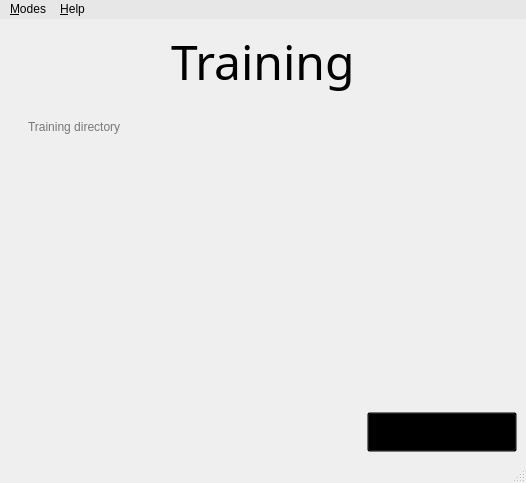
<?xml version="1.0" encoding="UTF-8"?>
<ui version="4.0">
 <class>MainWindow</class>
 <widget class="QMainWindow" name="MainWindow">
  <property name="windowModality">
   <enum>Qt::NonModal</enum>
  </property>
  <property name="enabled">
   <bool>true</bool>
  </property>
  <property name="geometry">
   <rect>
    <x>0</x>
    <y>0</y>
    <width>526</width>
    <height>483</height>
   </rect>
  </property>
  <property name="windowTitle">
   <string>Face Recognition</string>
  </property>
  <property name="windowIcon">
   <iconset resource="guiResource.qrc">
    <normaloff>:/Icon/icon.ico</normaloff>:/Icon/icon.ico</iconset>
  </property>
  <property name="windowOpacity">
   <double>1.000000000000000</double>
  </property>
  <property name="toolTipDuration">
   <number>0</number>
  </property>
  <property name="styleSheet">
   <string notr="true">QStatusBar#statusBar
{
	border-image: url(:/Background/background.jpg);
}</string>
  </property>
  <property name="iconSize">
   <size>
    <width>20</width>
    <height>20</height>
   </size>
  </property>
  <property name="animated">
   <bool>true</bool>
  </property>
  <property name="tabShape">
   <enum>QTabWidget::Rounded</enum>
  </property>
  <widget class="QWidget" name="centralWidget">
   <property name="enabled">
    <bool>true</bool>
   </property>
   <property name="styleSheet">
    <string notr="true">QWidget#centralWidget
{
	border-image: url(:/Background/background.jpg);
}</string>
   </property>
   <layout class="QGridLayout" name="gridLayout_4">
    <property name="leftMargin">
     <number>0</number>
    </property>
    <property name="topMargin">
     <number>0</number>
    </property>
    <property name="rightMargin">
     <number>0</number>
    </property>
    <property name="bottomMargin">
     <number>0</number>
    </property>
    <item row="0" column="0">
     <layout class="QGridLayout" name="gridLayout_3">
      <property name="spacing">
       <number>0</number>
      </property>
      <item row="0" column="0">
       <widget class="QStackedWidget" name="stackedWidget">
        <property name="minimumSize">
         <size>
          <width>0</width>
          <height>0</height>
         </size>
        </property>
        <property name="autoFillBackground">
         <bool>false</bool>
        </property>
        <property name="styleSheet">
         <string notr="true"/>
        </property>
        <property name="frameShape">
         <enum>QFrame::NoFrame</enum>
        </property>
        <property name="frameShadow">
         <enum>QFrame::Plain</enum>
        </property>
        <property name="currentIndex">
         <number>1</number>
        </property>
        <widget class="QWidget" name="Welcome">
         <layout class="QGridLayout" name="gridLayout">
          <item row="0" column="0">
           <layout class="QGridLayout" name="gridLayout_9">
            <property name="spacing">
             <number>0</number>
            </property>
            <item row="0" column="0" alignment="Qt::AlignHCenter">
             <widget class="QLabel" name="faceRecTitle">
              <property name="sizePolicy">
               <sizepolicy hsizetype="Fixed" vsizetype="Fixed">
                <horstretch>0</horstretch>
                <verstretch>0</verstretch>
               </sizepolicy>
              </property>
              <property name="font">
               <font>
                <family>Bauhaus 93</family>
                <pointsize>36</pointsize>
               </font>
              </property>
              <property name="styleSheet">
               <string notr="true"/>
              </property>
              <property name="text">
               <string>Face Recognition</string>
              </property>
             </widget>
            </item>
            <item row="1" column="0">
             <widget class="QLabel" name="faceRecIcon">
              <property name="text">
               <string>&lt;html&gt;&lt;head/&gt;&lt;body&gt;&lt;p align=&quot;center&quot;&gt;&lt;img  src=&quot;:/WelcomeImage/welcom.png&quot;/&gt;&lt;/p&gt;&lt;/body&gt;&lt;/html&gt;</string>
              </property>
             </widget>
            </item>
           </layout>
          </item>
         </layout>
        </widget>
        <widget class="QWidget" name="Training">
         <layout class="QGridLayout" name="gridLayout_8">
          <item row="0" column="0">
           <layout class="QGridLayout" name="gridLayout_2">
            <property name="spacing">
             <number>0</number>
            </property>
            <item row="2" column="0">
             <spacer name="horizontalSpacer">
              <property name="orientation">
               <enum>Qt::Horizontal</enum>
              </property>
              <property name="sizeHint" stdset="0">
               <size>
                <width>40</width>
                <height>20</height>
               </size>
              </property>
             </spacer>
            </item>
            <item row="1" column="0">
             <widget class="QGroupBox" name="browseBox">
              <property name="sizePolicy">
               <sizepolicy hsizetype="Preferred" vsizetype="Fixed">
                <horstretch>0</horstretch>
                <verstretch>0</verstretch>
               </sizepolicy>
              </property>
              <property name="minimumSize">
               <size>
                <width>0</width>
                <height>60</height>
               </size>
              </property>
              <property name="styleSheet">
               <string notr="true">border-style: none</string>
              </property>
              <property name="title">
               <string/>
              </property>
              <property name="flat">
               <bool>false</bool>
              </property>
              <property name="checkable">
               <bool>false</bool>
              </property>
              <widget class="QPushButton" name="browseBtn">
               <property name="geometry">
                <rect>
                 <x>319</x>
                 <y>6</y>
                 <width>91</width>
                 <height>51</height>
                </rect>
               </property>
               <property name="sizePolicy">
                <sizepolicy hsizetype="Fixed" vsizetype="Fixed">
                 <horstretch>0</horstretch>
                 <verstretch>0</verstretch>
                </sizepolicy>
               </property>
               <property name="styleSheet">
                <string notr="true">QPushButton#browseBtn:hover
{
	image: url(:/BrowseBtn/browseHover.png);

}

QPushButton#browseBtn:pressed
{
	image: url(:/BrowseBtn/browsePush.png);

}

QPushButton#browseBtn
{
	image: url(:/BrowseBtn/browseDef.png);
	background:transparent;

}</string>
               </property>
               <property name="text">
                <string/>
               </property>
               <property name="iconSize">
                <size>
                 <width>10</width>
                 <height>10</height>
                </size>
               </property>
               <property name="autoRepeatDelay">
                <number>4</number>
               </property>
               <property name="autoRepeatInterval">
                <number>4</number>
               </property>
              </widget>
              <widget class="QLabel" name="dirImage">
               <property name="geometry">
                <rect>
                 <x>4</x>
                 <y>10</y>
                 <width>311</width>
                 <height>41</height>
                </rect>
               </property>
               <property name="text">
                <string>&lt;html&gt;&lt;head/&gt;&lt;body&gt;&lt;p&gt;&lt;img src=&quot;:/Dir/textInsert.png&quot;/&gt;&lt;/p&gt;&lt;/body&gt;&lt;/html&gt;</string>
               </property>
              </widget>
              <widget class="QLineEdit" name="lineEdit">
               <property name="geometry">
                <rect>
                 <x>17</x>
                 <y>16</y>
                 <width>281</width>
                 <height>31</height>
                </rect>
               </property>
               <property name="font">
                <font>
                 <pointsize>9</pointsize>
                </font>
               </property>
               <property name="autoFillBackground">
                <bool>false</bool>
               </property>
               <property name="styleSheet">
                <string notr="true">QLineEdit 
{
	background:transparent
}

</string>
               </property>
               <property name="text">
                <string/>
               </property>
               <property name="frame">
                <bool>false</bool>
               </property>
               <property name="placeholderText">
                <string>Training directory</string>
               </property>
              </widget>
              <zorder>dirImage</zorder>
              <zorder>lineEdit</zorder>
              <zorder>browseBtn</zorder>
             </widget>
            </item>
            <item row="0" column="0" alignment="Qt::AlignHCenter">
             <widget class="QLabel" name="trainingTitle">
              <property name="sizePolicy">
               <sizepolicy hsizetype="Fixed" vsizetype="Fixed">
                <horstretch>0</horstretch>
                <verstretch>0</verstretch>
               </sizepolicy>
              </property>
              <property name="font">
               <font>
                <family>Bauhaus 93</family>
                <pointsize>36</pointsize>
               </font>
              </property>
              <property name="text">
               <string>Training</string>
              </property>
             </widget>
            </item>
            <item row="3" column="0">
             <layout class="QHBoxLayout" name="horizontalLayout">
              <item alignment="Qt::AlignRight|Qt::AlignBottom">
               <widget class="QPushButton" name="trainBtn">
                <property name="sizePolicy">
                 <sizepolicy hsizetype="Preferred" vsizetype="Preferred">
                  <horstretch>0</horstretch>
                  <verstretch>0</verstretch>
                 </sizepolicy>
                </property>
                <property name="minimumSize">
                 <size>
                  <width>150</width>
                  <height>40</height>
                 </size>
                </property>
                <property name="styleSheet">
                 <string notr="true">
QPushButton#trainBtn:hover
{
	image: url(:/StartTrainingBtn/startTrainingHover.png);
}

QPushButton#trainBtn:pressed
{
	image: url(:/StartTrainingBtn/startTrainingPush.png);
}

QPushButton#trainBtn
{
	image: url(:/StartTrainingBtn/startTrainingDef.png);
	background:transparent;

}







</string>
                </property>
                <property name="text">
                 <string/>
                </property>
                <property name="iconSize">
                 <size>
                  <width>10</width>
                  <height>10</height>
                 </size>
                </property>
                <property name="autoRepeatDelay">
                 <number>4</number>
                </property>
                <property name="autoRepeatInterval">
                 <number>4</number>
                </property>
               </widget>
              </item>
             </layout>
            </item>
           </layout>
          </item>
         </layout>
        </widget>
        <widget class="QWidget" name="Testing">
         <layout class="QGridLayout" name="gridLayout_6">
          <item row="0" column="0">
           <layout class="QGridLayout" name="gridLayout_5">
            <property name="spacing">
             <number>0</number>
            </property>
            <item row="0" column="0" colspan="2" alignment="Qt::AlignHCenter">
             <widget class="QLabel" name="label">
              <property name="sizePolicy">
               <sizepolicy hsizetype="Fixed" vsizetype="Fixed">
                <horstretch>0</horstretch>
                <verstretch>0</verstretch>
               </sizepolicy>
              </property>
              <property name="font">
               <font>
                <family>Bauhaus 93</family>
                <pointsize>36</pointsize>
               </font>
              </property>
              <property name="text">
               <string>Testing </string>
              </property>
             </widget>
            </item>
            <item row="1" column="0" colspan="2">
             <widget class="QGroupBox" name="browseBoxTesting">
              <property name="sizePolicy">
               <sizepolicy hsizetype="Preferred" vsizetype="Fixed">
                <horstretch>0</horstretch>
                <verstretch>0</verstretch>
               </sizepolicy>
              </property>
              <property name="minimumSize">
               <size>
                <width>440</width>
                <height>60</height>
               </size>
              </property>
              <property name="styleSheet">
               <string notr="true">border-style: none</string>
              </property>
              <property name="title">
               <string/>
              </property>
              <property name="flat">
               <bool>false</bool>
              </property>
              <property name="checkable">
               <bool>false</bool>
              </property>
              <widget class="QPushButton" name="browseBtnTesting">
               <property name="geometry">
                <rect>
                 <x>319</x>
                 <y>6</y>
                 <width>91</width>
                 <height>51</height>
                </rect>
               </property>
               <property name="sizePolicy">
                <sizepolicy hsizetype="Fixed" vsizetype="Fixed">
                 <horstretch>0</horstretch>
                 <verstretch>0</verstretch>
                </sizepolicy>
               </property>
               <property name="styleSheet">
                <string notr="true">QPushButton#browseBtnTesting:hover
{
	image: url(:/BrowseBtn/browseHover.png);

}

QPushButton#browseBtnTesting:pressed
{
	image: url(:/BrowseBtn/browsePush.png);

}

QPushButton#browseBtnTesting
{
	image: url(:/BrowseBtn/browseDef.png);
	background:transparent;

}</string>
               </property>
               <property name="text">
                <string/>
               </property>
               <property name="iconSize">
                <size>
                 <width>10</width>
                 <height>10</height>
                </size>
               </property>
               <property name="autoRepeatDelay">
                <number>4</number>
               </property>
               <property name="autoRepeatInterval">
                <number>4</number>
               </property>
              </widget>
              <widget class="QLabel" name="dirImageTesting_3">
               <property name="geometry">
                <rect>
                 <x>4</x>
                 <y>10</y>
                 <width>311</width>
                 <height>41</height>
                </rect>
               </property>
               <property name="text">
                <string>&lt;html&gt;&lt;head/&gt;&lt;body&gt;&lt;p&gt;&lt;img src=&quot;:/Dir/textInsert.png&quot;/&gt;&lt;/p&gt;&lt;/body&gt;&lt;/html&gt;</string>
               </property>
              </widget>
              <widget class="QLineEdit" name="lineEditTesting_3">
               <property name="geometry">
                <rect>
                 <x>17</x>
                 <y>16</y>
                 <width>281</width>
                 <height>31</height>
                </rect>
               </property>
               <property name="font">
                <font>
                 <pointsize>9</pointsize>
                </font>
               </property>
               <property name="autoFillBackground">
                <bool>false</bool>
               </property>
               <property name="styleSheet">
                <string notr="true">QLineEdit 
{
	background:transparent
}

</string>
               </property>
               <property name="text">
                <string/>
               </property>
               <property name="frame">
                <bool>false</bool>
               </property>
               <property name="placeholderText">
                <string>Image directory</string>
               </property>
              </widget>
             </widget>
            </item>
            <item row="2" column="0" colspan="2">
             <widget class="QGroupBox" name="browseBoxTesting_2">
              <property name="sizePolicy">
               <sizepolicy hsizetype="Preferred" vsizetype="Fixed">
                <horstretch>0</horstretch>
                <verstretch>0</verstretch>
               </sizepolicy>
              </property>
              <property name="minimumSize">
               <size>
                <width>0</width>
                <height>60</height>
               </size>
              </property>
              <property name="styleSheet">
               <string notr="true">border-style: none</string>
              </property>
              <property name="title">
               <string/>
              </property>
              <property name="flat">
               <bool>false</bool>
              </property>
              <property name="checkable">
               <bool>false</bool>
              </property>
              <widget class="QPushButton" name="browseBtnModel">
               <property name="geometry">
                <rect>
                 <x>319</x>
                 <y>6</y>
                 <width>91</width>
                 <height>51</height>
                </rect>
               </property>
               <property name="sizePolicy">
                <sizepolicy hsizetype="Fixed" vsizetype="Fixed">
                 <horstretch>0</horstretch>
                 <verstretch>0</verstretch>
                </sizepolicy>
               </property>
               <property name="styleSheet">
                <string notr="true">QPushButton#browseBtnModel:hover
{
	image: url(:/BrowseBtn/browseHover.png);

}

QPushButton#browseBtnModel:pressed
{
	image: url(:/BrowseBtn/browsePush.png);

}

QPushButton#browseBtnModel
{
	image: url(:/BrowseBtn/browseDef.png);
	background:transparent;

}</string>
               </property>
               <property name="text">
                <string/>
               </property>
               <property name="iconSize">
                <size>
                 <width>10</width>
                 <height>10</height>
                </size>
               </property>
               <property name="autoRepeatDelay">
                <number>4</number>
               </property>
               <property name="autoRepeatInterval">
                <number>4</number>
               </property>
              </widget>
              <widget class="QLabel" name="dirImageTesting_4">
               <property name="geometry">
                <rect>
                 <x>4</x>
                 <y>10</y>
                 <width>311</width>
                 <height>41</height>
                </rect>
               </property>
               <property name="text">
                <string>&lt;html&gt;&lt;head/&gt;&lt;body&gt;&lt;p&gt;&lt;img src=&quot;:/Dir/textInsert.png&quot;/&gt;&lt;/p&gt;&lt;/body&gt;&lt;/html&gt;</string>
               </property>
              </widget>
              <widget class="QLineEdit" name="lineEditTesting_4">
               <property name="geometry">
                <rect>
                 <x>17</x>
                 <y>16</y>
                 <width>281</width>
                 <height>31</height>
                </rect>
               </property>
               <property name="font">
                <font>
                 <pointsize>9</pointsize>
                </font>
               </property>
               <property name="autoFillBackground">
                <bool>false</bool>
               </property>
               <property name="styleSheet">
                <string notr="true">QLineEdit 
{
	background:transparent
}

</string>
               </property>
               <property name="text">
                <string/>
               </property>
               <property name="frame">
                <bool>false</bool>
               </property>
               <property name="placeholderText">
                <string>Model directory</string>
               </property>
              </widget>
             </widget>
            </item>
            <item row="3" column="0" colspan="2">
             <layout class="QHBoxLayout" name="horizontalLayout_2">
              <property name="spacing">
               <number>0</number>
              </property>
              <property name="leftMargin">
               <number>20</number>
              </property>
              <property name="topMargin">
               <number>0</number>
              </property>
              <property name="bottomMargin">
               <number>0</number>
              </property>
              <item>
               <widget class="QLabel" name="imageLabel">
                <property name="sizePolicy">
                 <sizepolicy hsizetype="Fixed" vsizetype="Fixed">
                  <horstretch>0</horstretch>
                  <verstretch>0</verstretch>
                 </sizepolicy>
                </property>
                <property name="minimumSize">
                 <size>
                  <width>210</width>
                  <height>210</height>
                 </size>
                </property>
                <property name="styleSheet">
                 <string notr="true">QLabel#imageLabel
{
border-image: url(:/DefaultImage/defualtImage.png);
}</string>
                </property>
                <property name="text">
                 <string/>
                </property>
                <property name="alignment">
                 <set>Qt::AlignLeading|Qt::AlignLeft|Qt::AlignTop</set>
                </property>
               </widget>
              </item>
              <item alignment="Qt::AlignRight|Qt::AlignBottom">
               <widget class="QPushButton" name="testBtn">
                <property name="sizePolicy">
                 <sizepolicy hsizetype="Fixed" vsizetype="Fixed">
                  <horstretch>0</horstretch>
                  <verstretch>0</verstretch>
                 </sizepolicy>
                </property>
                <property name="minimumSize">
                 <size>
                  <width>85</width>
                  <height>40</height>
                 </size>
                </property>
                <property name="styleSheet">
                 <string notr="true">
QPushButton#testBtn:hover
{
	
	image: url(:/TestBtn/testHover.png);
}

QPushButton#testBtn:pressed
{
	
	image: url(:/TestBtn/testPush.png);
}

QPushButton#testBtn
{
	
	image: url(:/TestBtn/testDef.png);
	background:transparent;

}







</string>
                </property>
                <property name="text">
                 <string/>
                </property>
                <property name="iconSize">
                 <size>
                  <width>10</width>
                  <height>10</height>
                 </size>
                </property>
                <property name="autoRepeatDelay">
                 <number>4</number>
                </property>
                <property name="autoRepeatInterval">
                 <number>4</number>
                </property>
               </widget>
              </item>
             </layout>
            </item>
           </layout>
          </item>
         </layout>
        </widget>
       </widget>
      </item>
     </layout>
    </item>
   </layout>
  </widget>
  <widget class="QMenuBar" name="menubar">
   <property name="geometry">
    <rect>
     <x>0</x>
     <y>0</y>
     <width>526</width>
     <height>26</height>
    </rect>
   </property>
   <property name="styleSheet">
    <string notr="true">background-color: rgb(231, 231, 231);
selection-color: rgb(0, 0, 0);
selection-background-color: rgb(154, 201, 254);
</string>
   </property>
   <widget class="QMenu" name="menu_file">
    <property name="title">
     <string>&amp;Modes</string>
    </property>
    <addaction name="actionTrain_Guide"/>
    <addaction name="actionTest_Guide"/>
    <addaction name="actionTrain"/>
    <addaction name="actionTesting"/>
    <addaction name="separator"/>
    <addaction name="actionExit"/>
   </widget>
   <widget class="QMenu" name="menu_Help">
    <property name="title">
     <string>&amp;Help</string>
    </property>
    <addaction name="actionHow_to_use"/>
    <addaction name="actionAbout"/>
   </widget>
   <addaction name="menu_file"/>
   <addaction name="menu_Help"/>
  </widget>
  <widget class="QStatusBar" name="statusBar">
   <property name="sizeGripEnabled">
    <bool>true</bool>
   </property>
  </widget>
  <action name="actionTrain">
   <property name="text">
    <string>Train Learner</string>
   </property>
  </action>
  <action name="actionTesting">
   <property name="text">
    <string>Test Learner</string>
   </property>
  </action>
  <action name="actionExit">
   <property name="text">
    <string>Exit</string>
   </property>
  </action>
  <action name="actionHow_to_use">
   <property name="text">
    <string>How to use</string>
   </property>
  </action>
  <action name="actionAbout">
   <property name="text">
    <string>About</string>
   </property>
  </action>
  <action name="actionTrain_Guide">
   <property name="text">
    <string>Train Guide</string>
   </property>
  </action>
  <action name="actionTest_Guide">
   <property name="text">
    <string>Test Guide</string>
   </property>
  </action>
 </widget>
 <resources>
  <include location="guiResource.qrc"/>
 </resources>
 <connections/>
</ui>
